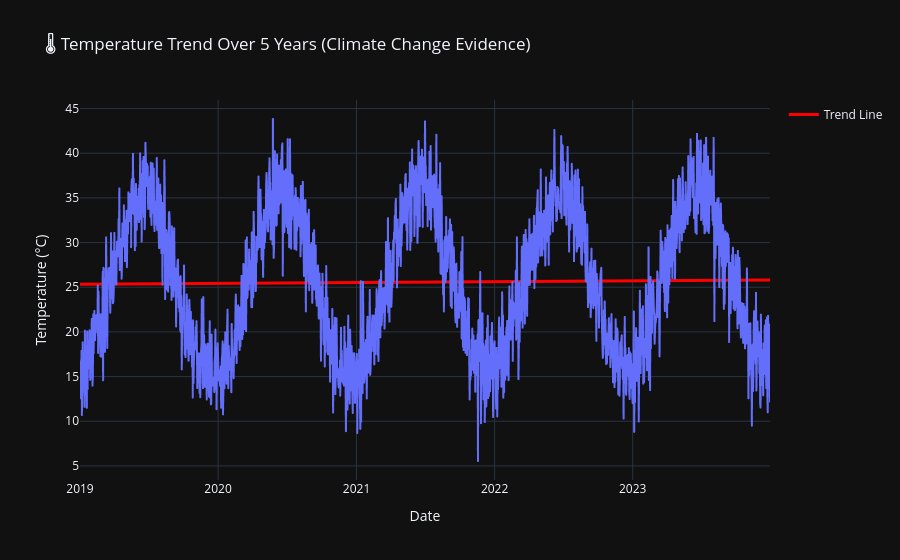

The cell this chart's notebook holds for it:
### Code cell
fig = px.line(df, x='Date', y='Temperature',
              title='🌡️ Temperature Trend Over 5 Years (Climate Change Evidence)',
              labels={'Temperature': 'Temperature (°C)'})

# Add trend line
z = np.polyfit(range(len(df)), df['Temperature'], 1)
p = np.poly1d(z)
fig.add_trace(go.Scatter(x=df['Date'], y=p(range(len(df))),
                          mode='lines', name='Trend Line',
                          line=dict(color='red', width=3)))
fig.update_layout(template='plotly_dark')
fig.show()

print(f"📈 Temperature increasing at {z[0]*365:.2f}°C per year")

### Figure 1 — Plotly figure (JSON) as saved in the notebook; plotly's stock layout.template omitted (floating-point values rounded to 4 significant figures; data arrays with more than 128 entries replaced by an {"elided": "..."} marker saying what was removed)
{"data": [{"hovertemplate": "Date=%{x}<br>Temperature (°C)=%{y}<extra></extra>", "legendgroup": "", "line": {"color": "#636efa", "dash": "solid"}, "marker": {"symbol": "circle"}, "mode": "lines", "name": "", "showlegend": false, "type": "scattergl", "x": {"elided": "1825 str values"}, "xaxis": "x", "y": {"elided": "1825 float values"}, "yaxis": "y"}, {"line": {"color": "red", "width": 3}, "mode": "lines", "name": "Trend Line", "type": "scatter", "x": {"elided": "1825 str values"}, "y": {"elided": "1825 float values"}}], "layout": {"legend": {"tracegroupgap": 0}, "title": {"text": "🌡️ Temperature Trend Over 5 Years (Climate Change Evidence)"}, "xaxis": {"anchor": "y", "domain": [0, 1], "title": {"text": "Date"}}, "yaxis": {"anchor": "x", "domain": [0, 1], "title": {"text": "Temperature (°C)"}}}}
